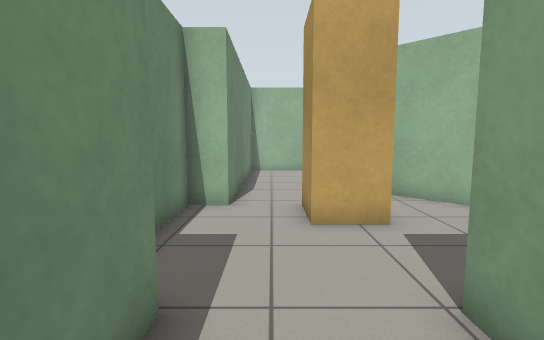
View 1 (above)

12 first-person views from a walk through a world built for the Gazebo simulator. The camera is 0.97 m above the floor, tilts 6° down and sees 85° across. The floor is counted in squares, 0.5 m on a side. Each view is taken from the middle of a square. On the plan, view 1 faces up. The plan holds only what a view shows up to about 16 squares ahead; the rest is blank.

View 2
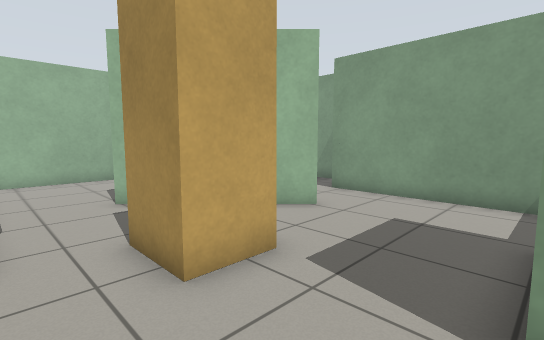

View 3
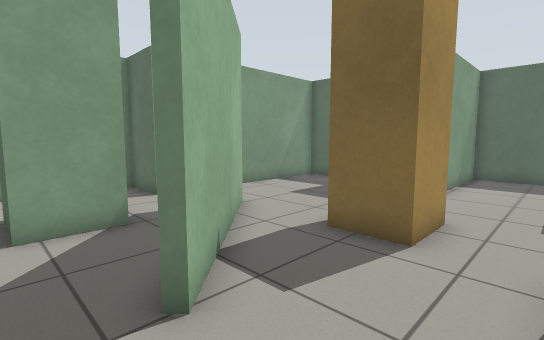

View 4
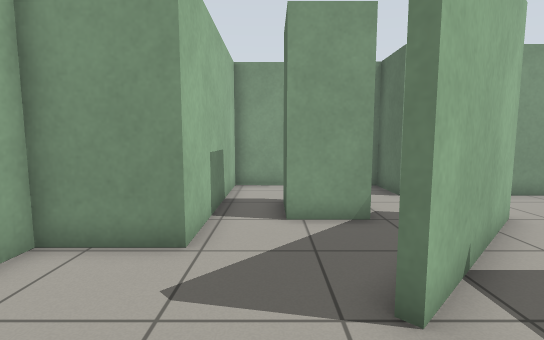

View 5
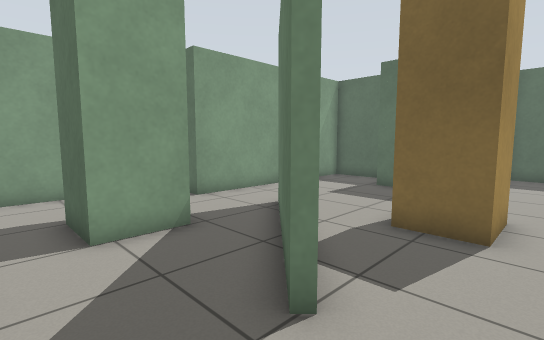

View 6
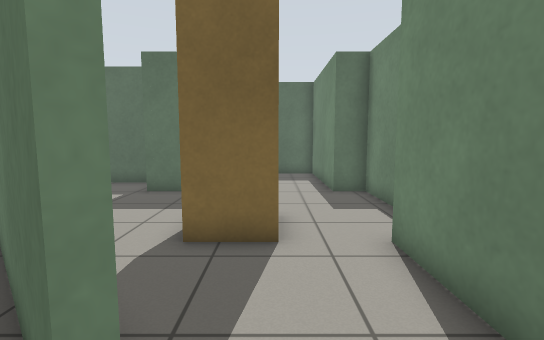

View 7
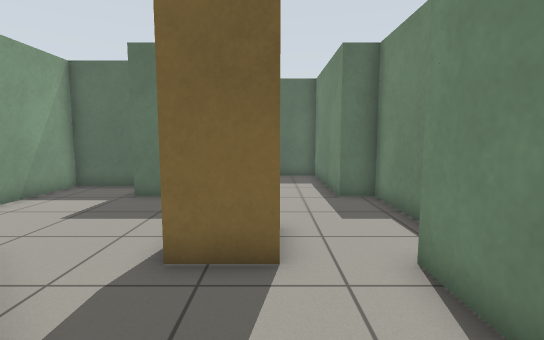

View 8
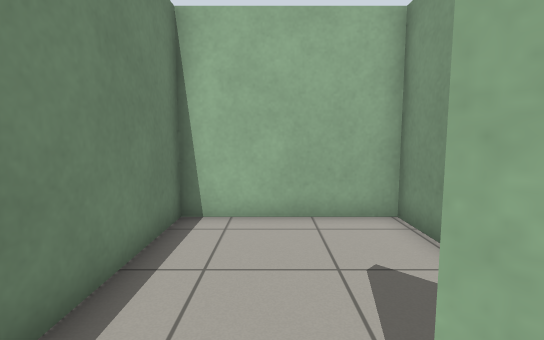

View 9
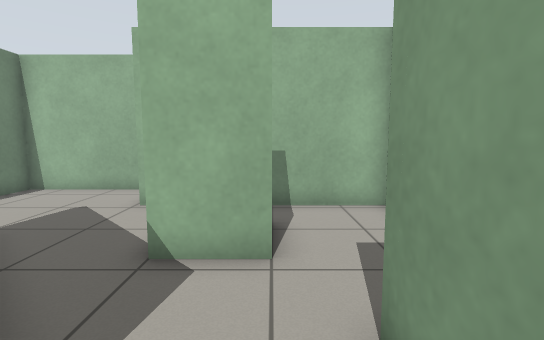

View 10
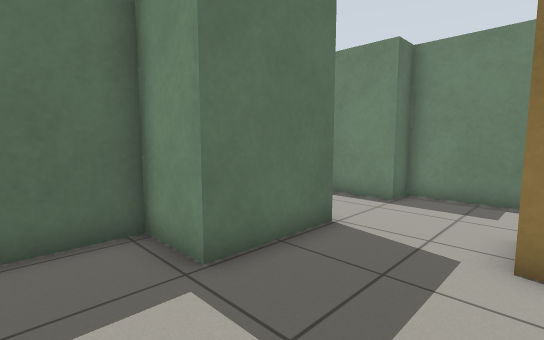

View 11
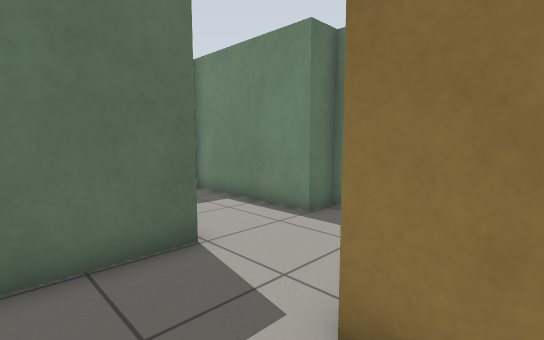

View 12
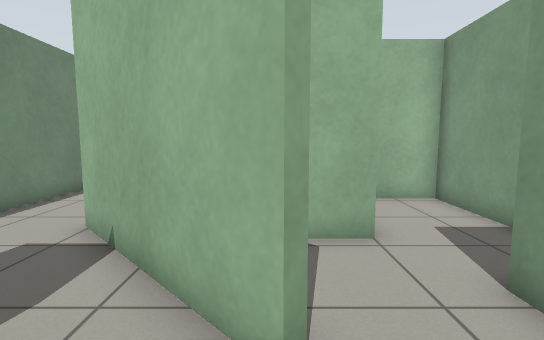

### Floor plan
Ten units are one square. View 1 is at (0, 0); x grows to the right and y downward. Boxes are objects, and circles mark ways between rooms. Rooms are numbered by the first view taken in them; rooms with no view inside come last. Other rooms are left out.
<svg viewBox="-30 -187 148 218">
<path fill="none" stroke="#000" d="M27 -80 27 -66 9 -66 9 -86 28 -86M64 -85 61 -82 18 -125M-13 -115 -13 -85 -25 -85 -25 -31 -13 -31 -13 26 21 26 21 -31 56 -31 56 -9 90 -9 90 -86M18 -125 21 -127 38 -109M60 -126 60 -136 80 -136M113 -135 113 -155 41 -155 41 -182 -13 -182 -13 -115M81 -116 60 -116M90 -86 90 -96 112 -96 113 -135M48 -99 57 -90M60 -116 60 -126M38 -109 48 -99"/>
<circle cx="0" cy="-110" r="3" fill="#2a7"/>
<circle cx="75" cy="-90" r="3" fill="#2a7"/>
<circle cx="100" cy="-125" r="3" fill="#2a7"/>
<circle cx="50" cy="-120" r="3" fill="#2a7"/>
<circle cx="60" cy="-110" r="3" fill="#2a7"/>
<text x="20" y="-50">1</text>
<text x="30" y="-150">2</text>
<text x="90" y="-110">3</text>
<text x="50" y="-120">4</text>
</svg>
Room 1 opens to room 2. Room 1 opens to room 3. Room 2 opens to room 3. Room 2 opens to room 4. Room 3 opens to room 4.

Where each view was taken, in squares from view 1:
view 1: 0 up, 0 right, facing up
view 2: 3 up, 1 left, facing up-right
view 3: 14 up, 1 left, facing down-right
view 4: 14 up, 1 left, facing right
view 5: 15 up, 0 right, facing down-right
view 6: 14 up, 1 right, facing down
view 7: 13 up, 1 right, facing down
view 8: 11 up, 1 right, facing up
view 9: 7 up, 8 right, facing up
view 10: 7 up, 8 right, facing down-left
view 11: 8 up, 5 right, facing down-left
view 12: 6 up, 6 right, facing up
